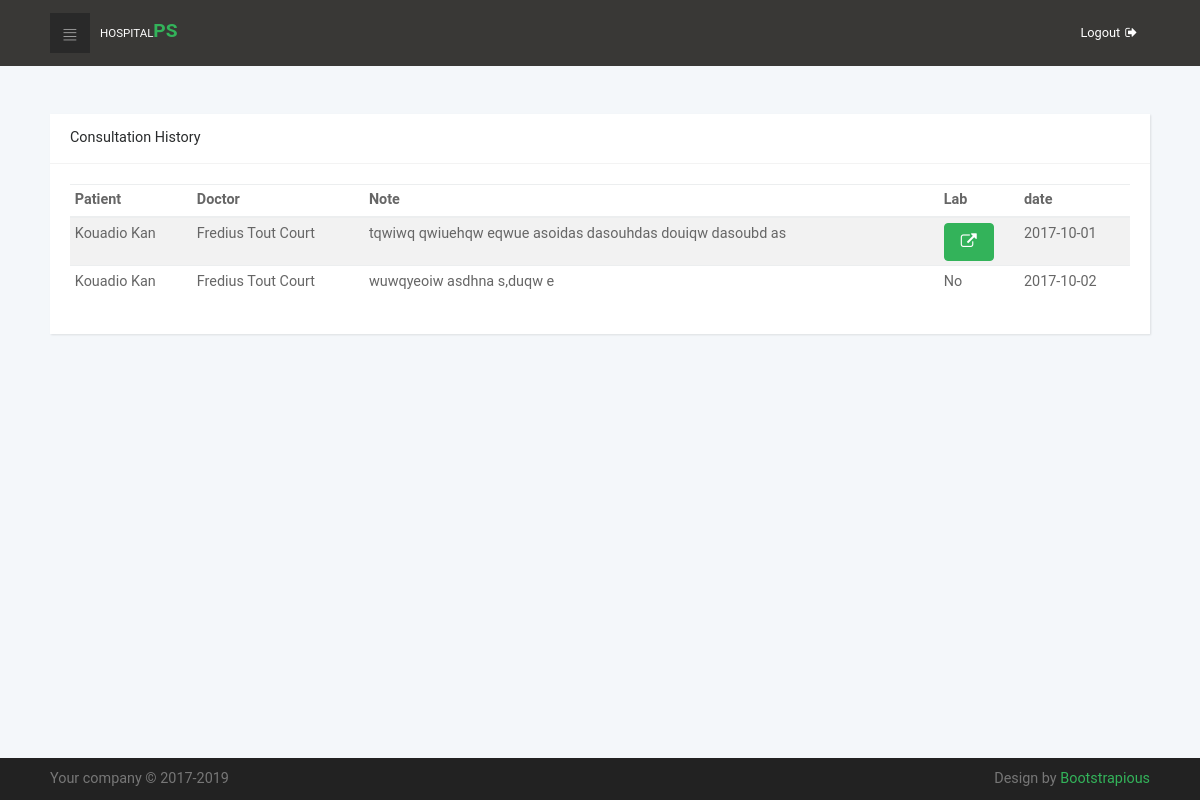
/PatientHistory.php?id=6 (signed in), run on the app's committed database.
### tables this page shows
CREATE TABLE IF NOT EXISTS `consultation` (
  `id` int(11) NOT NULL AUTO_INCREMENT,
  `patientid` int(11) NOT NULL,
  `weight` double NOT NULL,
  `pressure` double NOT NULL,
  `temperature` double NOT NULL,
  `symptom` text NOT NULL,
  `status` enum('pending','queue','seen') NOT NULL,
  `arrivaldate` date NOT NULL,
  `assignto` int(11) NOT NULL,
  `nurseid` int(11) NOT NULL,
  PRIMARY KEY (`id`)
);

CREATE TABLE IF NOT EXISTS `users` (
  `id` int(11) unsigned NOT NULL AUTO_INCREMENT,
  `fullname` varchar(100) NOT NULL,
  `phone` int(9) unsigned zerofill NOT NULL,
  `sex` enum('Male','Female') NOT NULL,
  `birthday` date NOT NULL,
  `usertype` int(1) NOT NULL,
  `registrationdate` datetime NOT NULL,
  `username` varchar(32) DEFAULT NULL,
  `pass` varchar(100) DEFAULT NULL,
  PRIMARY KEY (`id`)
);

CREATE TABLE IF NOT EXISTS `records` (
  `id` int(11) NOT NULL AUTO_INCREMENT,
  `cid` int(11) NOT NULL,
  `did` int(11) NOT NULL,
  `cdate` date NOT NULL,
  `note` text NOT NULL,
  PRIMARY KEY (`id`)
);

CREATE TABLE IF NOT EXISTS `labexam` (
  `id` int(11) NOT NULL AUTO_INCREMENT,
  `cid` int(11) NOT NULL,
  `WBC_COUNT` double DEFAULT NULL,
  `RBC_COUNT` double DEFAULT NULL,
  `HEMOGLOBIN` double DEFAULT NULL,
  `HEMATOCRIT` double DEFAULT NULL,
  `MCV` double DEFAULT NULL,
  `MCH` double DEFAULT NULL,
  `MCHC` double DEFAULT NULL,
  `RDW_CV` double DEFAULT NULL,
  `PLATELET_COUNT` double DEFAULT NULL,
  `MPV` double DEFAULT NULL,
  `madedate` date DEFAULT NULL,
  `pay` int(11) DEFAULT NULL,
  `status` enum('queue','done') NOT NULL,
  PRIMARY KEY (`id`)
);

### PatientHistory.php (the view, shortened to what this page needs)
<?php
include 'php/include/head.php';
?>
<section class="mt-5">
    <div class="container-fluid">
        <div class="row">
            <div class="col-lg-12">
              <div class="card">
                <div class="card-header d-flex align-items-center">
                  <h2 class="h5 display">Consultation History</h2>
                </div>
                <div class="card-block">
                  <table class="table table-striped table-sm">
                      <?php
                      $cons = $db->prepare('SELECT users.fullname, consultation.arrivaldate, consultation.id, consultation.assignto
                      FROM consultation
                      INNER JOIN users ON users.id = consultation.patientid
                      WHERE consultation.patientid = ?');
                      $cons->execute(array($_GET['id']));
                       ?>
                    <thead>
                      <tr>
                        <th>Patient</th>
                        <th>Doctor</th>
                        <th>Note</th>
                        <th>Lab</th>
                        <th>date</th>
                      </tr>
                    </thead>
                    <tbody>
                        <?php while ($con = $cons->fetch()) {
                            $doc = $db->prepare('SELECT fullname FROM users WHERE id = ?');
                            $doc->execute(array($con['assignto']));
                            $d = $doc->fetch();
                            $not = $db->prepare('SELECT note FROM records WHERE cid = ? AND did = ?');
                            $not->execute(array($con['id'], $con['assignto']));
                            $n = $not->fetch();
                            $lab = $db->prepare('SELECT id, COUNT(id) AS c FROM labexam WHERE cid = ? AND status = "done"');
                            $lab->execute(array($con['id']));
                            $l = $lab->fetch();
                            $display = $l['c'] > 0 ? '<a href="ViewResult.php?id=' . $l['id'] . '" class="btn btn-primary" title="give result"><span class="fa fa-external-link"></span></a>': 'No';
                            ?>
                            <tr>
                              <td><?php echo $con['fullname'] ?></td>
                              <td><?php echo $d['fullname'] ?></td>
                              <td><?php echo $n['note'] ?></td>
                              <td><?php echo $display ?></td>
                              <td><?php echo $con['arrivaldate'] ?></td>
                            </tr>
                        <?php } ?>
                    </tbody>
                  </table>
                </div>
              </div>
            </div>
        </div>
    </div>
</section>
<?php include 'php/include/footer.php'; ?>

### css/style.default.css (style rules this page uses)
a { display: inline-block; text-decoration: none; color: #fff; transition: all 0.3s; }
body { overflow-x: hidden; }
span { display: inline-block; }
span { font-size: 0.9em; }
table { font-size: 0.9em; color: #666; }
h2 { color: #555; font-weight: 400; }
.card { height: 100%; border: none; background: #fff; box-shadow: 1px 1px 2px rgba(0, 0, 0, 0.1); border-radius: 0; }
.card-header { height: 50px; background-color: #fff; border-bottom-color: #f3f3f3; border-top: none; }
.card-header h2, .card-header h3 { margin-bottom: 0; }
.display { font-weight: 400 !important; }
@media (min-width: 992px) { .container-fluid { padding: 0 50px; } }
.btn { font-weight: normal; line-height: 1.25; border: 1px solid transparent; padding: 0.5rem 1rem; font-size: 1rem; border-radius: 0.25rem; transition: all 0.2s ease-in-out; }
.btn-primary { color: #fff; background-color: #33b35a; border-color: #33b35a; }
body { font-family: "Roboto", sans-serif; font-size: 1rem; font-weight: normal; line-height: 1.5; color: #292b2c; background-color: #fff; }
a { color: #33b35a; text-decoration: none; }
h1, h2, h3, h4, h5, h6, .h1, .h2, .h3, .h4, .h5, .h6 { margin-bottom: 0.5rem; font-family: "Roboto", sans-serif; font-weight: 500; line-height: 1.1; color: inherit; }
h2, .h2 { font-size: 1.3rem; }
h5, .h5 { font-size: 0.9rem; }

### data on the page
consultation: users.fullname "Kouadio Kan", users.fullname "Fredius Tout Court", records.note "tqwiwq qwiuehqw eqwue asoidas dasouhdas douiqw dasoubd as", arrivaldate "2017-10-01"
consultation: users.fullname "Kouadio Kan", users.fullname "Fredius Tout Court", records.note "wuwqyeoiw asdhna s,duqw e", shows "No", arrivaldate "2017-10-02"
